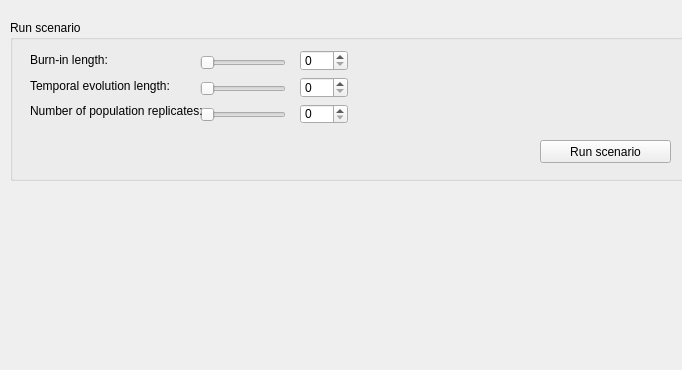
      <widget class="QWidget" name="page_7">
       <property name="geometry">
        <rect>
         <x>0</x>
         <y>0</y>
         <width>682</width>
         <height>370</height>
        </rect>
       </property>
       <attribute name="label">
        <string>Step 2 - Run / re-run scenario</string>
       </attribute>
       <widget class="QGroupBox" name="groupBox_27">
        <property name="geometry">
         <rect>
          <x>10</x>
          <y>20</y>
          <width>681</width>
          <height>161</height>
         </rect>
        </property>
        <property name="title">
         <string>Run scenario</string>
        </property>
        <widget class="QPushButton" name="pushButton_8">
         <property name="geometry">
          <rect>
           <x>530</x>
           <y>120</y>
           <width>131</width>
           <height>23</height>
          </rect>
         </property>
         <property name="text">
          <string>Run scenario</string>
         </property>
        </widget>
        <widget class="QWidget" name="layoutWidget_40">
         <property name="geometry">
          <rect>
           <x>290</x>
           <y>30</y>
           <width>48</width>
           <height>74</height>
          </rect>
         </property>
         <layout class="QVBoxLayout" name="verticalLayout_40">
          <item>
           <widget class="QSpinBox" name="spinBox_37"/>
          </item>
          <item>
           <widget class="QSpinBox" name="spinBox_38"/>
          </item>
          <item>
           <widget class="QSpinBox" name="spinBox_39"/>
          </item>
         </layout>
        </widget>
        <widget class="QWidget" name="layoutWidget_41">
         <property name="geometry">
          <rect>
           <x>190</x>
           <y>30</y>
           <width>86</width>
           <height>80</height>
          </rect>
         </property>
         <layout class="QVBoxLayout" name="verticalLayout_41">
          <item>
           <widget class="QSlider" name="horizontalSlider_45">
            <property name="orientation">
             <enum>Qt::Horizontal</enum>
            </property>
           </widget>
          </item>
          <item>
           <widget class="QSlider" name="horizontalSlider_46">
            <property name="orientation">
             <enum>Qt::Horizontal</enum>
            </property>
           </widget>
          </item>
          <item>
           <widget class="QSlider" name="horizontalSlider_47">
            <property name="orientation">
             <enum>Qt::Horizontal</enum>
            </property>
           </widget>
          </item>
         </layout>
        </widget>
        <widget class="QWidget" name="layoutWidget_42">
         <property name="geometry">
          <rect>
           <x>20</x>
           <y>30</y>
           <width>185</width>
           <height>71</height>
          </rect>
         </property>
         <layout class="QVBoxLayout" name="verticalLayout_42">
          <item>
           <widget class="QLabel" name="label_58">
            <property name="text">
             <string>Burn-in length:</string>
            </property>
           </widget>
          </item>
          <item>
           <widget class="QLabel" name="label_59">
            <property name="text">
             <string>Temporal evolution length:</string>
            </property>
           </widget>
          </item>
          <item>
           <widget class="QLabel" name="label_60">
            <property name="text">
             <string>Number of population replicates:</string>
            </property>
           </widget>
          </item>
         </layout>
        </widget>
       </widget>
      </widget>
